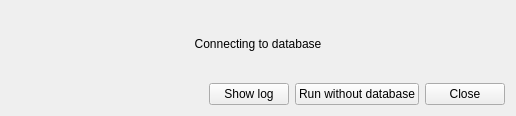
<?xml version="1.0" encoding="UTF-8"?>
<ui version="4.0">
 <class>DatabaseConnectionDialog</class>
 <widget class="QWidget" name="DatabaseConnectionDialog">
  <property name="geometry">
   <rect>
    <x>0</x>
    <y>0</y>
    <width>516</width>
    <height>116</height>
   </rect>
  </property>
  <property name="windowTitle">
   <string>Database connection</string>
  </property>
  <layout class="QHBoxLayout" name="horizontalLayout">
   <item>
    <layout class="QVBoxLayout" name="verticalLayout">
     <item>
      <widget class="QLabel" name="Info">
       <property name="text">
        <string>Connecting to database</string>
       </property>
       <property name="alignment">
        <set>Qt::AlignCenter</set>
       </property>
       <property name="wordWrap">
        <bool>true</bool>
       </property>
      </widget>
     </item>
     <item>
      <layout class="QHBoxLayout" name="horizontalLayout_2">
       <item>
        <spacer name="horizontalSpacer">
         <property name="orientation">
          <enum>Qt::Horizontal</enum>
         </property>
         <property name="sizeHint" stdset="0">
          <size>
           <width>40</width>
           <height>20</height>
          </size>
         </property>
        </spacer>
       </item>
       <item>
        <widget class="QPushButton" name="ShowLog">
         <property name="text">
          <string>Show log</string>
         </property>
        </widget>
       </item>
       <item>
        <widget class="QPushButton" name="RunAnyway">
         <property name="text">
          <string>Run without database</string>
         </property>
        </widget>
       </item>
       <item>
        <widget class="QPushButton" name="Close">
         <property name="text">
          <string>Close</string>
         </property>
        </widget>
       </item>
      </layout>
     </item>
    </layout>
   </item>
  </layout>
 </widget>
 <resources/>
 <connections/>
</ui>
